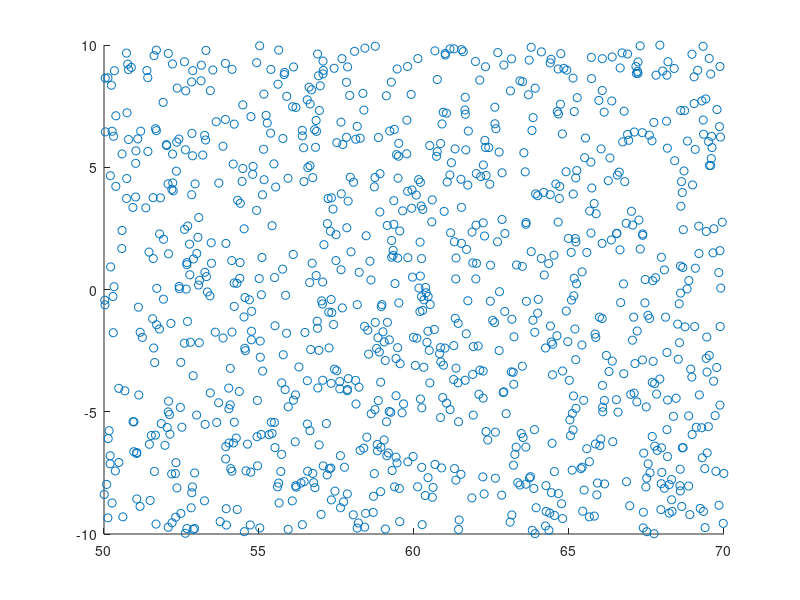
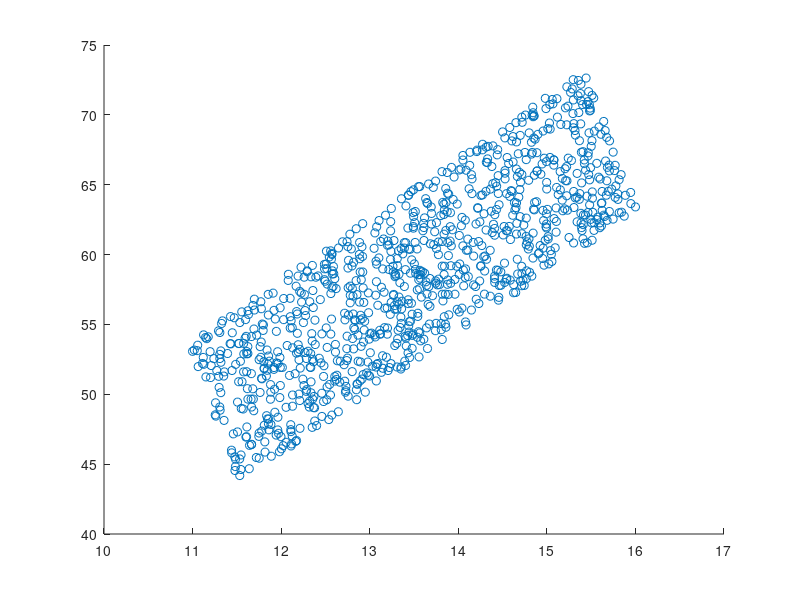

Write the MATLAB code that produced these figures, in order.
clear; close all;

% Signal specification
p1_limit = [50 70];
p2_limit = [-10 10];
N = 1000;

% Generation
p1 = unifrnd(p1_limit(1), p1_limit(2), 1, N);
p2 = unifrnd(p2_limit(1), p2_limit(2), 1, N);

% Mixing
source = [p1;p2];
A = [0.8 0.3;
     0.6 0.4];
mixed = A * source;

% PCA
Coeff = pca(mixed', 'Algorithm','eig');

% Plot original signal
figure;
scatter(p1, p2);

% Plot transformed
figure;
processed_source = Coeff * mixed; % (mixed' * Coeff')'
scatter(processed_source(1,:), processed_source(2,:));

% Print stuff
fprintf('source var.: %.2f %.2f\n', ...
        var(source(1, :)), var(source(2, :)));
fprintf('mixed var.: %.2f %.2f\n', ...
        var(mixed(1, :)), var(mixed(2, :)));
fprintf('transformed var.: %.5f %.5f\n', ...
        var(processed_source(1, :)), var(processed_source(2, :)));    




